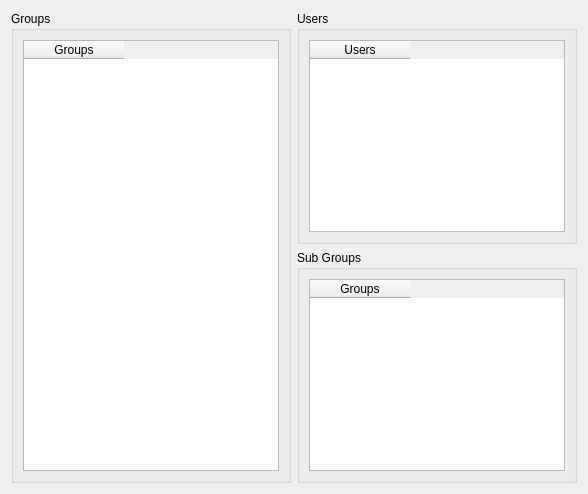
            <widget class="QWidget" name="tab_23">
             <attribute name="title">
              <string>Users and Groups</string>
             </attribute>
             <layout class="QGridLayout" name="gridLayout_43">
              <item row="0" column="0" rowspan="2">
               <widget class="QGroupBox" name="groupBox_21">
                <property name="title">
                 <string>Groups</string>
                </property>
                <layout class="QGridLayout" name="gridLayout_37">
                 <item row="0" column="0">
                  <widget class="QTableWidget" name="tblDomainGroups">
                   <property name="selectionMode">
                    <enum>QAbstractItemView::SingleSelection</enum>
                   </property>
                   <property name="selectionBehavior">
                    <enum>QAbstractItemView::SelectRows</enum>
                   </property>
                   <column>
                    <property name="text">
                     <string>Groups</string>
                    </property>
                   </column>
                  </widget>
                 </item>
                </layout>
               </widget>
              </item>
              <item row="0" column="1">
               <widget class="QGroupBox" name="groupBox_22">
                <property name="title">
                 <string>Users</string>
                </property>
                <layout class="QGridLayout" name="gridLayout_38">
                 <item row="0" column="0">
                  <widget class="QTableWidget" name="tblDomainGroupUsers">
                   <column>
                    <property name="text">
                     <string>Users</string>
                    </property>
                   </column>
                  </widget>
                 </item>
                </layout>
               </widget>
              </item>
              <item row="1" column="1">
               <widget class="QGroupBox" name="groupBox_23">
                <property name="title">
                 <string>Sub Groups</string>
                </property>
                <layout class="QGridLayout" name="gridLayout_39">
                 <item row="0" column="0">
                  <widget class="QTableWidget" name="tblDomainSubGroups">
                   <column>
                    <property name="text">
                     <string>Groups</string>
                    </property>
                   </column>
                  </widget>
                 </item>
                </layout>
               </widget>
              </item>
             </layout>
            </widget>
